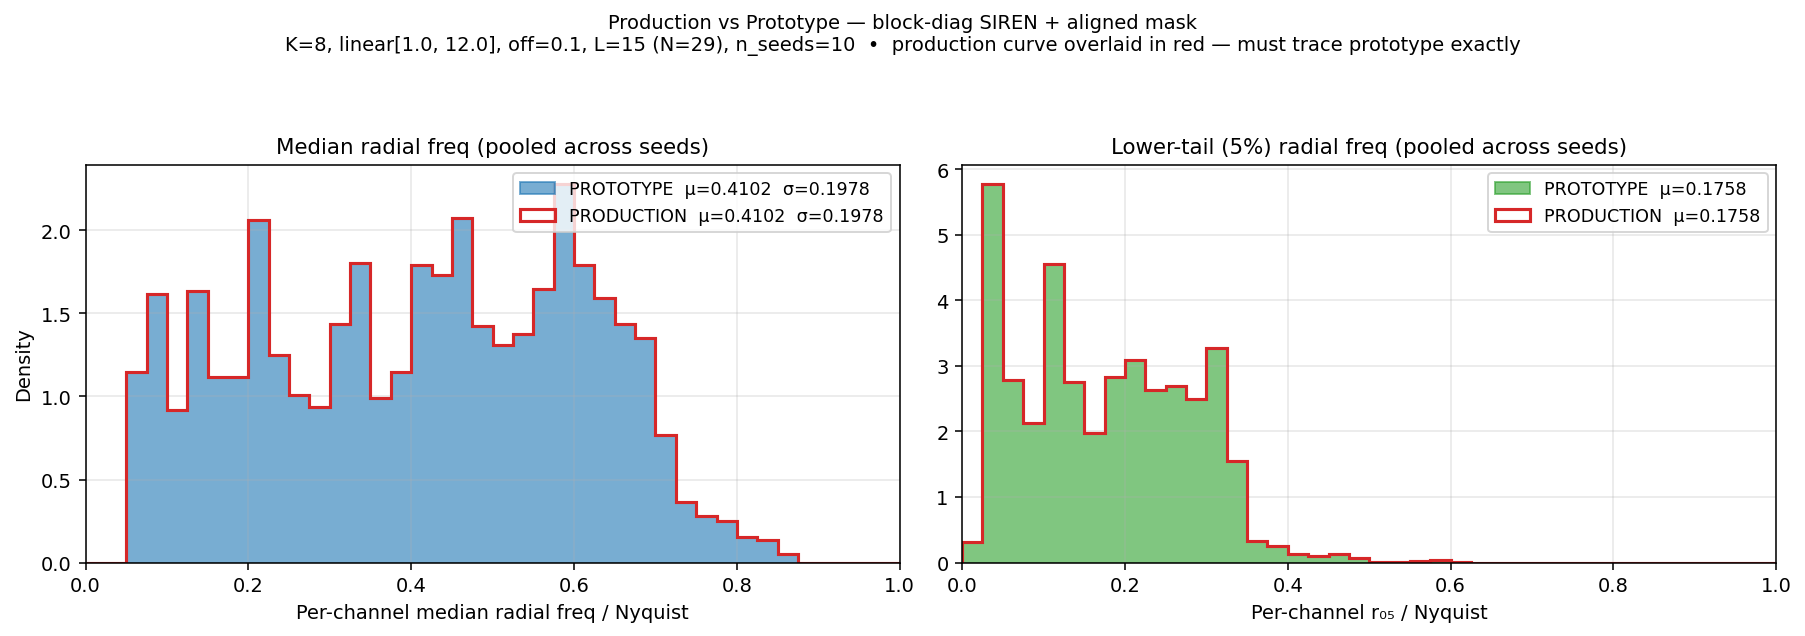

The Python source for this figure:
"""Verify the upstreamed production classes match the _tmp prototype.

Builds the kernel + mask under the user's chosen defaults
(K=8, linear[1, 12], off_block_scale=0.1, aligned mask) using:

  PROTOTYPE: ``_tmp/spectrum_analysis/multiomega_classes.BlockDiagonalMultiOmegaSIRENKernelND``
             + ``multiband_omega0.build_aligned_mask``
  PRODUCTION: ``nvsubquadratic.modules.kernels_nd.BlockDiagonalMultiOmegaSIRENKernelND``
              + ``nvsubquadratic.modules.masks_nd.BlockAlignedGaussianModulationND``

For each of N seeds we:

  1.  Compare all kernel parameters byte-for-byte (atol=0, rtol=0).
  2.  Compare the mask's ``std_param`` byte-for-byte.
  3.  Compute per-channel spectral medians from the masked kernel and verify
      they match exactly.

Then we pool medians across seeds and plot the production vs prototype
histograms side by side, identical to the format used in
``block_diag_scaling_verify.py``.

Run::

    PYTHONPATH=. python _tmp/spectrum_analysis/production_vs_prototype.py
"""

from __future__ import annotations

import argparse
import sys
from pathlib import Path

import matplotlib.pyplot as plt
import numpy as np
import torch


sys.path.insert(0, str(Path(__file__).parent))
from analyze_kernel_spectrum import (
    PR_BASE_L,
    PR_DATA_DIM,
    PR_HIDDEN_DIM,
    PR_KERNEL_EMBEDDING_DIM,
    PR_KERNEL_HIDDEN_OMEGA_0,
    PR_KERNEL_MLP_HIDDEN_DIM,
    PR_KERNEL_NUM_LAYERS,
    PR_MASK_INIT_EXTENT,
    PR_MASK_MAX_ATTENUATION_AT_LIMIT,
    PR_MASK_MIN_ATTENUATION_AT_STEP,
    PR_MASK_PARAMETRIZATION,
    compute_spectrum_stats,
)
from multiband_omega0 import build_aligned_mask as proto_build_aligned_mask
from multiomega_classes import (
    BlockDiagonalMultiOmegaSIRENKernelND as ProtoBlockDiag,
)

from nvsubquadratic.modules.kernels_nd import (
    BlockDiagonalMultiOmegaSIRENKernelND as ProdBlockDiag,
)
from nvsubquadratic.modules.masks_nd import (
    BlockAlignedGaussianModulationND as ProdAlignedMask,
)


NUM_BLOCKS = 8
OMEGA0_MIN = 1.0
OMEGA0_MAX = 12.0
OFF_BLOCK_SCALE = 0.1


# ── Builders ────────────────────────────────────────────────────────────────


def build_proto_kernel(seed: int, L: int) -> torch.nn.Module:
    omega_per_block = np.linspace(OMEGA0_MIN, OMEGA0_MAX, NUM_BLOCKS)
    torch.manual_seed(seed)
    return ProtoBlockDiag(
        out_dim=PR_HIDDEN_DIM,
        data_dim=PR_DATA_DIM,
        mlp_hidden_dim=PR_KERNEL_MLP_HIDDEN_DIM,
        num_layers=PR_KERNEL_NUM_LAYERS,
        embedding_dim=PR_KERNEL_EMBEDDING_DIM,
        L_cache=L,
        use_bias=True,
        omega_0_per_block=omega_per_block,
        num_blocks=NUM_BLOCKS,
        off_block_scale=OFF_BLOCK_SCALE,
        hidden_omega_0=PR_KERNEL_HIDDEN_OMEGA_0,
    )


def build_prod_kernel(seed: int, L: int) -> torch.nn.Module:
    torch.manual_seed(seed)
    return ProdBlockDiag(
        out_dim=PR_HIDDEN_DIM,
        data_dim=PR_DATA_DIM,
        mlp_hidden_dim=PR_KERNEL_MLP_HIDDEN_DIM,
        num_layers=PR_KERNEL_NUM_LAYERS,
        embedding_dim=PR_KERNEL_EMBEDDING_DIM,
        L_cache=L,
        use_bias=True,
        num_blocks=NUM_BLOCKS,
        omega_0_min=OMEGA0_MIN,
        omega_0_max=OMEGA0_MAX,
        schedule="linear",
        off_block_scale=OFF_BLOCK_SCALE,
        hidden_omega_0=PR_KERNEL_HIDDEN_OMEGA_0,
    )


def build_proto_mask(L: int) -> torch.nn.Module:
    return proto_build_aligned_mask(
        L_cache=L,
        K=NUM_BLOCKS,
        channels_per_band=[PR_HIDDEN_DIM // NUM_BLOCKS] * NUM_BLOCKS,
    )


def build_prod_mask(L: int) -> torch.nn.Module:
    return ProdAlignedMask(
        data_dim=PR_DATA_DIM,
        num_channels=PR_HIDDEN_DIM,
        grid_size=2 * L - 1,
        min_attenuation_at_step=PR_MASK_MIN_ATTENUATION_AT_STEP,
        max_attenuation_at_limit=PR_MASK_MAX_ATTENUATION_AT_LIMIT,
        init_extent=PR_MASK_INIT_EXTENT,
        parametrization=PR_MASK_PARAMETRIZATION,
    )


# ── Comparison ──────────────────────────────────────────────────────────────


def _compare_state(proto: torch.nn.Module, prod: torch.nn.Module, label: str) -> None:
    """Bit-identical comparison of every parameter and persistent buffer."""
    proto_params = dict(proto.named_parameters())
    prod_params = dict(prod.named_parameters())
    common = set(proto_params) & set(prod_params)
    only_proto = set(proto_params) - set(prod_params)
    only_prod = set(prod_params) - set(proto_params)
    if only_proto or only_prod:
        print(f"  [{label}] WARN: parameter set differs.")
        print(f"      only in prototype: {sorted(only_proto)}")
        print(f"      only in production: {sorted(only_prod)}")

    for name in sorted(common):
        a = proto_params[name].detach().cpu()
        b = prod_params[name].detach().cpu()
        if a.shape != b.shape:
            raise AssertionError(f"[{label}] shape mismatch on {name}: {a.shape} vs {b.shape}")
        # atol=rtol=0 → require exact bit-for-bit equality.
        torch.testing.assert_close(
            a, b, atol=0.0, rtol=0.0, msg=f"[{label}] {name} differs (max |Δ|={(a - b).abs().max().item()})"
        )


def _kernel_2d(siren: torch.nn.Module, mask: torch.nn.Module, L: int) -> torch.Tensor:
    with torch.no_grad():
        k, grid = siren(seq_lens=(L, L))
        if mask is not None:
            k = mask(grid=grid, x=k)
    return k.squeeze(0)


def main() -> None:
    parser = argparse.ArgumentParser(description=__doc__, formatter_class=argparse.RawDescriptionHelpFormatter)
    parser.add_argument("--output-dir", type=Path, default=Path(__file__).parent)
    parser.add_argument("--n-seeds", type=int, default=10)
    parser.add_argument("--L", type=int, default=PR_BASE_L)
    args = parser.parse_args()
    args.output_dir.mkdir(parents=True, exist_ok=True)

    print("Comparing PRODUCTION vs PROTOTYPE")
    print(f"  K = {NUM_BLOCKS}  schedule = linear[{OMEGA0_MIN}, {OMEGA0_MAX}]  off_block_scale = {OFF_BLOCK_SCALE}")
    print(f"  L = {args.L}  (kernel grid = {2 * args.L - 1} per axis)")
    print(
        f"  embedding_dim = {PR_KERNEL_EMBEDDING_DIM}  hidden = {PR_KERNEL_MLP_HIDDEN_DIM}  "
        f"num_layers = {PR_KERNEL_NUM_LAYERS}  out_dim = {PR_HIDDEN_DIM}"
    )
    print(f"  n_seeds = {args.n_seeds}\n")

    proto_medians, prod_medians = [], []
    proto_r05, prod_r05 = [], []

    for s in range(args.n_seeds):
        # ── Build both stacks at the same seed.
        proto_k = build_proto_kernel(seed=s, L=args.L)
        prod_k = build_prod_kernel(seed=s, L=args.L)
        proto_m = build_proto_mask(L=args.L)
        prod_m = build_prod_mask(L=args.L)

        # ── Bit-identical parameter comparison.
        _compare_state(proto_k, prod_k, label=f"kernel seed={s}")
        _compare_state(proto_m, prod_m, label=f"mask seed={s}")

        # Schedule fields (ω₀_per_block on kernel) — production stores as float32 buffer,
        # prototype as float64 numpy array.  Compare on float64.
        proto_omega = torch.tensor(proto_k.omega_0_per_block, dtype=torch.float64)
        prod_omega = prod_k.omega_0_per_block.detach().to(torch.float64)
        torch.testing.assert_close(proto_omega, prod_omega, atol=1e-6, rtol=0)

        # ── Spectrum stats on the masked kernel.
        proto_kk = _kernel_2d(proto_k, proto_m, args.L)
        prod_kk = _kernel_2d(prod_k, prod_m, args.L)
        torch.testing.assert_close(proto_kk, prod_kk, atol=0.0, rtol=0.0, msg=f"masked kernel differs at seed={s}")

        proto_st = compute_spectrum_stats(proto_kk)
        prod_st = compute_spectrum_stats(prod_kk)

        # Per-channel median radii must be identical (they're derived from
        # identical kernels via identical code paths).
        np.testing.assert_array_equal(
            proto_st.median_radius_per_channel,
            prod_st.median_radius_per_channel,
        )
        np.testing.assert_array_equal(
            proto_st.r05_per_channel,
            prod_st.r05_per_channel,
        )

        proto_medians.append(proto_st.median_radius_per_channel)
        prod_medians.append(prod_st.median_radius_per_channel)
        proto_r05.append(proto_st.r05_per_channel)
        prod_r05.append(prod_st.r05_per_channel)

        proto_mu = float(proto_st.median_radius_per_channel.mean())
        prod_mu = float(prod_st.median_radius_per_channel.mean())
        proto_sg = float(proto_st.median_radius_per_channel.std())
        prod_sg = float(prod_st.median_radius_per_channel.std())
        print(
            f"  seed={s:>2d}  prod μ={prod_mu:.6f} σ={prod_sg:.6f}  "
            f"proto μ={proto_mu:.6f} σ={proto_sg:.6f}  ✓ identical"
        )

    proto_medians = np.concatenate(proto_medians, axis=0)
    prod_medians = np.concatenate(prod_medians, axis=0)
    proto_r05 = np.concatenate(proto_r05, axis=0)
    prod_r05 = np.concatenate(prod_r05, axis=0)

    print("\n" + "=" * 80)
    print(" Pooled across seeds")
    print("-" * 80)
    print("  median freq / Nyquist:")
    print(f"    prototype : μ={proto_medians.mean():.6f}  σ={proto_medians.std():.6f}")
    print(f"    production: μ={prod_medians.mean():.6f}  σ={prod_medians.std():.6f}")
    print("  r05 / Nyquist:")
    print(f"    prototype : μ={proto_r05.mean():.6f}")
    print(f"    production: μ={prod_r05.mean():.6f}")
    print("=" * 80)

    np.testing.assert_array_equal(proto_medians, prod_medians)
    np.testing.assert_array_equal(proto_r05, prod_r05)
    print("\n  ✓ All per-channel statistics match bit-for-bit across all seeds.")

    # ── Plot: overlay histograms for visual sanity. ─────────────────────────
    fig, axes = plt.subplots(1, 2, figsize=(13, 4.6))
    bins = np.linspace(0.0, 1.0, 41)

    ax = axes[0]
    ax.hist(
        proto_medians,
        bins=bins,
        density=True,
        color="#1f77b4",
        alpha=0.6,
        edgecolor="#1f77b4",
        linewidth=1.0,
        histtype="stepfilled",
        label=f"PROTOTYPE  μ={proto_medians.mean():.4f}  σ={proto_medians.std():.4f}",
    )
    ax.hist(
        prod_medians,
        bins=bins,
        density=True,
        color="#d62728",
        linewidth=1.6,
        histtype="step",
        label=f"PRODUCTION  μ={prod_medians.mean():.4f}  σ={prod_medians.std():.4f}",
    )
    ax.set_xlim(0, 1)
    ax.set_xlabel("Per-channel median radial freq / Nyquist")
    ax.set_ylabel("Density")
    ax.set_title("Median radial freq (pooled across seeds)", fontsize=11)
    ax.legend(loc="upper right", fontsize=9)
    ax.grid(alpha=0.3)

    ax = axes[1]
    ax.hist(
        proto_r05,
        bins=bins,
        density=True,
        color="#2ca02c",
        alpha=0.6,
        edgecolor="#2ca02c",
        linewidth=1.0,
        histtype="stepfilled",
        label=f"PROTOTYPE  μ={proto_r05.mean():.4f}",
    )
    ax.hist(
        prod_r05,
        bins=bins,
        density=True,
        color="#d62728",
        linewidth=1.6,
        histtype="step",
        label=f"PRODUCTION  μ={prod_r05.mean():.4f}",
    )
    ax.set_xlim(0, 1)
    ax.set_xlabel("Per-channel r₀₅ / Nyquist")
    ax.set_title("Lower-tail (5%) radial freq (pooled across seeds)", fontsize=11)
    ax.legend(loc="upper right", fontsize=9)
    ax.grid(alpha=0.3)

    fig.suptitle(
        f"Production vs Prototype — block-diag SIREN + aligned mask\n"
        f"K={NUM_BLOCKS}, linear[{OMEGA0_MIN}, {OMEGA0_MAX}], off={OFF_BLOCK_SCALE}, "
        f"L={args.L} (N={2 * args.L - 1}), n_seeds={args.n_seeds}  •  "
        "production curve overlaid in red — must trace prototype exactly",
        fontsize=10,
    )
    fig.tight_layout(rect=[0.0, 0.0, 1.0, 0.92])
    out_path = args.output_dir / "production_vs_prototype.png"
    fig.savefig(out_path, dpi=140, bbox_inches="tight")
    plt.close(fig)
    print(f"\n→ wrote {out_path}")


if __name__ == "__main__":
    main()
